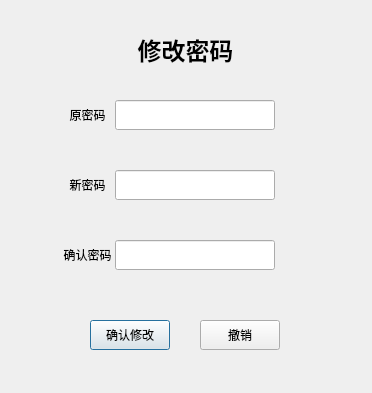
<?xml version="1.0" encoding="UTF-8"?>
<ui version="4.0">
 <class>teacherChangePwd</class>
 <widget class="QDialog" name="teacherChangePwd">
  <property name="geometry">
   <rect>
    <x>0</x>
    <y>0</y>
    <width>372</width>
    <height>393</height>
   </rect>
  </property>
  <property name="windowTitle">
   <string>Dialog</string>
  </property>
  <widget class="QLabel" name="xiugaimima">
   <property name="geometry">
    <rect>
     <x>130</x>
     <y>30</y>
     <width>111</width>
     <height>41</height>
    </rect>
   </property>
   <property name="font">
    <font>
     <family>华文中宋</family>
     <pointsize>18</pointsize>
     <italic>false</italic>
    </font>
   </property>
   <property name="text">
    <string>&lt;html&gt;&lt;head/&gt;&lt;body&gt;&lt;p align=&quot;center&quot;&gt;&lt;span style=&quot; font-weight:700;&quot;&gt;修改密码&lt;/span&gt;&lt;/p&gt;&lt;/body&gt;&lt;/html&gt;</string>
   </property>
  </widget>
  <widget class="QWidget" name="formLayoutWidget">
   <property name="geometry">
    <rect>
     <x>60</x>
     <y>90</y>
     <width>215</width>
     <height>220</height>
    </rect>
   </property>
   <layout class="QGridLayout" name="gridLayout">
    <property name="sizeConstraint">
     <enum>QLayout::SetDefaultConstraint</enum>
    </property>
    <property name="spacing">
     <number>0</number>
    </property>
    <item row="1" column="0">
     <spacer name="verticalSpacer">
      <property name="orientation">
       <enum>Qt::Vertical</enum>
      </property>
      <property name="sizeType">
       <enum>QSizePolicy::Fixed</enum>
      </property>
      <property name="sizeHint" stdset="0">
       <size>
        <width>20</width>
        <height>20</height>
       </size>
      </property>
     </spacer>
    </item>
    <item row="4" column="1">
     <widget class="QLineEdit" name="confirmpass">
      <property name="minimumSize">
       <size>
        <width>160</width>
        <height>30</height>
       </size>
      </property>
      <property name="maximumSize">
       <size>
        <width>160</width>
        <height>30</height>
       </size>
      </property>
      <property name="echoMode">
       <enum>QLineEdit::Password</enum>
      </property>
     </widget>
    </item>
    <item row="2" column="1">
     <widget class="QLineEdit" name="newpass">
      <property name="minimumSize">
       <size>
        <width>160</width>
        <height>30</height>
       </size>
      </property>
      <property name="maximumSize">
       <size>
        <width>160</width>
        <height>30</height>
       </size>
      </property>
      <property name="echoMode">
       <enum>QLineEdit::Password</enum>
      </property>
     </widget>
    </item>
    <item row="3" column="1">
     <widget class="QLabel" name="isNew">
      <property name="minimumSize">
       <size>
        <width>160</width>
        <height>20</height>
       </size>
      </property>
      <property name="maximumSize">
       <size>
        <width>160</width>
        <height>20</height>
       </size>
      </property>
      <property name="text">
       <string>&lt;html&gt;&lt;head/&gt;&lt;body&gt;&lt;p&gt;&lt;br/&gt;&lt;/p&gt;&lt;/body&gt;&lt;/html&gt;</string>
      </property>
     </widget>
    </item>
    <item row="1" column="1">
     <widget class="QLabel" name="isOld">
      <property name="enabled">
       <bool>true</bool>
      </property>
      <property name="minimumSize">
       <size>
        <width>160</width>
        <height>20</height>
       </size>
      </property>
      <property name="maximumSize">
       <size>
        <width>160</width>
        <height>20</height>
       </size>
      </property>
      <property name="text">
       <string>&lt;html&gt;&lt;head/&gt;&lt;body&gt;&lt;p&gt;&lt;br/&gt;&lt;/p&gt;&lt;/body&gt;&lt;/html&gt;</string>
      </property>
     </widget>
    </item>
    <item row="6" column="1">
     <widget class="QLabel" name="isComfirmed">
      <property name="minimumSize">
       <size>
        <width>160</width>
        <height>20</height>
       </size>
      </property>
      <property name="maximumSize">
       <size>
        <width>160</width>
        <height>20</height>
       </size>
      </property>
      <property name="text">
       <string>&lt;html&gt;&lt;head/&gt;&lt;body&gt;&lt;p&gt;&lt;br/&gt;&lt;/p&gt;&lt;/body&gt;&lt;/html&gt;</string>
      </property>
     </widget>
    </item>
    <item row="3" column="0">
     <spacer name="verticalSpacer_2">
      <property name="orientation">
       <enum>Qt::Vertical</enum>
      </property>
      <property name="sizeType">
       <enum>QSizePolicy::Fixed</enum>
      </property>
      <property name="sizeHint" stdset="0">
       <size>
        <width>20</width>
        <height>15</height>
       </size>
      </property>
     </spacer>
    </item>
    <item row="4" column="0">
     <widget class="QLabel" name="confirm">
      <property name="text">
       <string>&lt;!DOCTYPE HTML PUBLIC &quot;-//W3C//DTD HTML 4.0//EN&quot; &quot;http://www.w3.org/TR/REC-html40/strict.dtd&quot;&gt;
&lt;html&gt;&lt;head&gt;&lt;meta name=&quot;qrichtext&quot; content=&quot;1&quot; /&gt;&lt;meta charset=&quot;utf-8&quot; /&gt;&lt;style type=&quot;text/css&quot;&gt;
p, li { white-space: pre-wrap; }
hr { height: 1px; border-width: 0; }
li.unchecked::marker { content: &quot;\2610&quot;; }
li.checked::marker { content: &quot;\2612&quot;; }
&lt;/style&gt;&lt;/head&gt;&lt;body style=&quot; font-family:'Microsoft YaHei UI'; font-size:9pt; font-weight:400; font-style:normal;&quot;&gt;
&lt;p align=&quot;center&quot; style=&quot; margin-top:0px; margin-bottom:0px; margin-left:0px; margin-right:0px; -qt-block-indent:0; text-indent:0px;&quot;&gt;确认密码&lt;/p&gt;&lt;/body&gt;&lt;/html&gt;</string>
      </property>
     </widget>
    </item>
    <item row="2" column="0">
     <widget class="QLabel" name="newpsw">
      <property name="text">
       <string>&lt;html&gt;&lt;head/&gt;&lt;body&gt;&lt;p align=&quot;center&quot;&gt;新密码&lt;/p&gt;&lt;/body&gt;&lt;/html&gt;</string>
      </property>
     </widget>
    </item>
    <item row="0" column="0">
     <widget class="QLabel" name="oldpwd">
      <property name="font">
       <font>
        <family>华文中宋</family>
        <pointsize>11</pointsize>
       </font>
      </property>
      <property name="text">
       <string>&lt;!DOCTYPE HTML PUBLIC &quot;-//W3C//DTD HTML 4.0//EN&quot; &quot;http://www.w3.org/TR/REC-html40/strict.dtd&quot;&gt;
&lt;html&gt;&lt;head&gt;&lt;meta name=&quot;qrichtext&quot; content=&quot;1&quot; /&gt;&lt;meta charset=&quot;utf-8&quot; /&gt;&lt;style type=&quot;text/css&quot;&gt;
p, li { white-space: pre-wrap; }
hr { height: 1px; border-width: 0; }
li.unchecked::marker { content: &quot;\2610&quot;; }
li.checked::marker { content: &quot;\2612&quot;; }
&lt;/style&gt;&lt;/head&gt;&lt;body style=&quot; font-family:'Microsoft YaHei UI'; font-size:9pt; font-weight:400; font-style:normal;&quot;&gt;
&lt;p align=&quot;center&quot; style=&quot; margin-top:0px; margin-bottom:0px; margin-left:0px; margin-right:0px; -qt-block-indent:0; text-indent:0px;&quot;&gt;原密码&lt;/p&gt;&lt;/body&gt;&lt;/html&gt;</string>
      </property>
     </widget>
    </item>
    <item row="0" column="1">
     <widget class="QLineEdit" name="oldpass">
      <property name="minimumSize">
       <size>
        <width>160</width>
        <height>30</height>
       </size>
      </property>
      <property name="maximumSize">
       <size>
        <width>150</width>
        <height>30</height>
       </size>
      </property>
      <property name="echoMode">
       <enum>QLineEdit::Password</enum>
      </property>
     </widget>
    </item>
   </layout>
  </widget>
  <widget class="QPushButton" name="finish">
   <property name="geometry">
    <rect>
     <x>90</x>
     <y>320</y>
     <width>80</width>
     <height>30</height>
    </rect>
   </property>
   <property name="minimumSize">
    <size>
     <width>80</width>
     <height>30</height>
    </size>
   </property>
   <property name="maximumSize">
    <size>
     <width>80</width>
     <height>30</height>
    </size>
   </property>
   <property name="text">
    <string>确认修改</string>
   </property>
  </widget>
  <widget class="QPushButton" name="cancel">
   <property name="geometry">
    <rect>
     <x>200</x>
     <y>320</y>
     <width>80</width>
     <height>30</height>
    </rect>
   </property>
   <property name="minimumSize">
    <size>
     <width>80</width>
     <height>30</height>
    </size>
   </property>
   <property name="maximumSize">
    <size>
     <width>80</width>
     <height>30</height>
    </size>
   </property>
   <property name="text">
    <string>撤销</string>
   </property>
  </widget>
  <widget class="QLabel" name="baseNote">
   <property name="geometry">
    <rect>
     <x>140</x>
     <y>280</y>
     <width>101</width>
     <height>16</height>
    </rect>
   </property>
   <property name="text">
    <string>&lt;html&gt;&lt;head/&gt;&lt;body&gt;&lt;p align=&quot;center&quot;&gt;&lt;br/&gt;&lt;/p&gt;&lt;/body&gt;&lt;/html&gt;</string>
   </property>
  </widget>
 </widget>
 <resources/>
 <connections/>
</ui>
